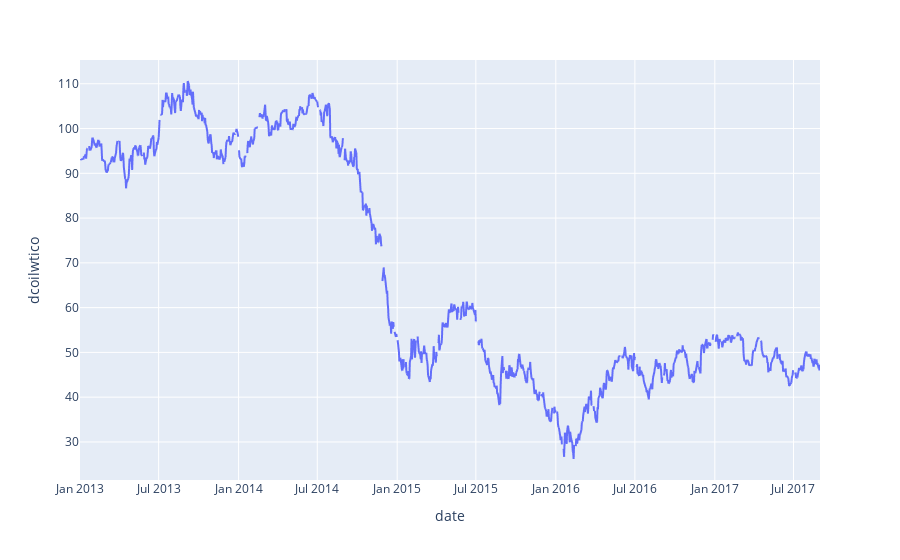

This figure's notebook cell:
### Code cell
import plotly.express as px
fig = px.line(df_oil, x='date', y='dcoilwtico')
fig.show()

### Figure 1 — Plotly figure (JSON) as saved in the notebook; plotly's stock layout.template omitted (floating-point values rounded to 4 significant figures; data arrays with more than 128 entries replaced by an {"elided": "..."} marker saying what was removed)
{"data": [{"hovertemplate": "date=%{x}<br>dcoilwtico=%{y}<extra></extra>", "legendgroup": "", "line": {"color": "#636efa", "dash": "solid"}, "marker": {"symbol": "circle"}, "mode": "lines", "name": "", "showlegend": false, "type": "scattergl", "x": {"elided": "1218 str values"}, "xaxis": "x", "y": {"elided": "1218 float values"}, "yaxis": "y"}], "layout": {"legend": {"tracegroupgap": 0}, "margin": {"t": 60}, "xaxis": {"anchor": "y", "domain": [0, 1], "title": {"text": "date"}}, "yaxis": {"anchor": "x", "domain": [0, 1], "title": {"text": "dcoilwtico"}}}}
